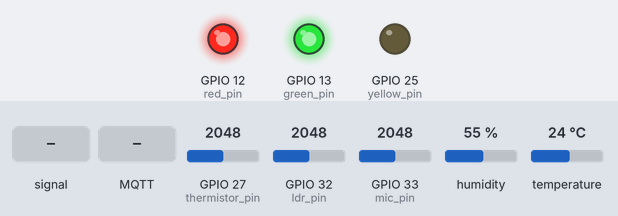
Bench run of a sketch on a simulated ESP32. Parts: output pins drawn as LEDs (lit = HIGH). Dashed ring = blinking. Inputs (shaded band) come from the test bench; at power-on: temperature 24 °C, GPIO 33 (mic_pin) = 2048, GPIO 27 (thermistor_pin) = 2048, GPIO 32 (ldr_pin) = 2048, humidity 55 % (analog values on the 0–4095 scale). WiFi joins after 1.5 s; servers stay silent unless stated; no MQTT or app messages arrive unless stated; what the sketch prints to the serial monitor is not drawn.

Above: at 2.7 s.
2.8 s: GPIO 33 (mic_pin) fed a 200 Hz sine of ±327 counts around its level
At 3.48 s:
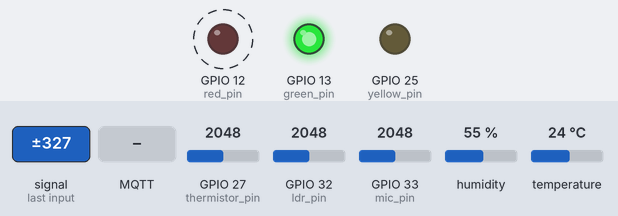
7.8 s: MQTT message "LDR=OFF" arrives on the first subscribed topic
At 11.4 s:
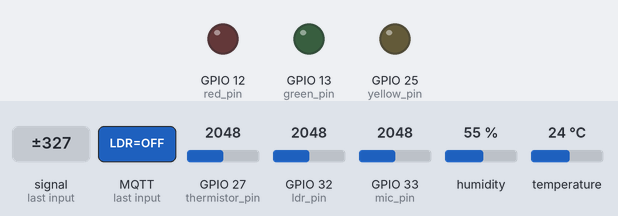
13.3 s: temperature set to 25.6 °C
At 14.8 s:
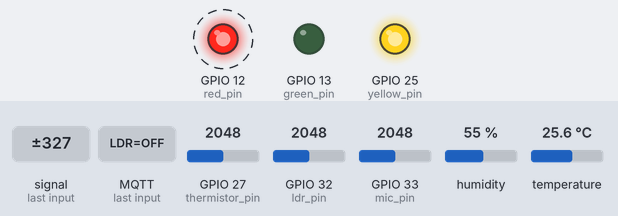
17.2 s: MQTT message "LDR=ON" arrives on the first subscribed topic
At 18.4 s:
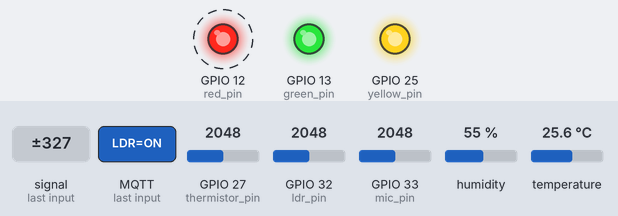
20.7 s: GPIO 33 (mic_pin) set to 2866
23.4 s: GPIO 33 (mic_pin) set to 2072
24.9 s: GPIO 33 (mic_pin) set to 1925
At 26.2 s:
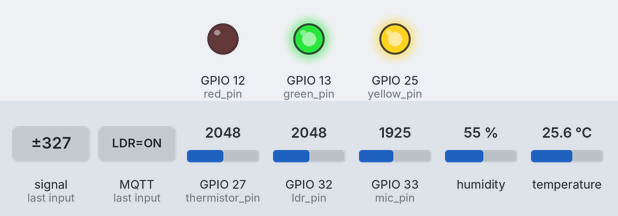
Timing chart, 0 to 27.4 s (numbered marks = the images above; inputs shaded):
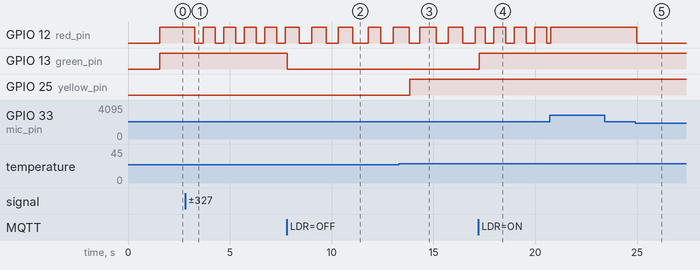

Measured:
- the behaviour switches between 25 and 25.1 °C on temperature (found by bisection; images 2 and 3)
- the behaviour switches between 2000 and 1999 on GPIO 33 (mic_pin) (found by bisection; images 4 and 5)
- after the input at 2.8 s, GPIO 12 (red_pin): alternates HIGH for 0.60 s and LOW for 0.41 s, starting after 0.48 s
- after the input at 7.8 s, GPIO 13 (green_pin): HIGH → LOW at once
- after the input at 13.3 s, GPIO 25 (yellow_pin): LOW → HIGH after 0.52 s
- after the input at 17.2 s, GPIO 13 (green_pin): LOW → HIGH at once
- after the input at 23.4 s, every drawn part: stays the same
- after the input at 24.9 s, GPIO 12 (red_pin): HIGH → LOW after 0.08 s

The sketch:

Assigment_A.ino
```cpp
// Author Yurdaer Dalkic & Hadi Deknache
#include <analogWrite.h>
#include <WiFi.h>
#include <PubSubClient.h>
#include <math.h>
#include "DHT.h"


#define DHTPIN 22       // Digital pin connected to the DHT sensor
#define DHTTYPE DHT22   // DHT 22

// Digital and analag pins connected to the LED's and Sensors
const int red_pin = 12;
const int green_pin = 13;
const int yellow_pin = 25;
const int ldr_pin = 32;
const int thermistor_pin = 27;
const int mic_pin = 33;

// Values and variables for thermistor
float r1 = 10000;
float logRt, T, Tc, Tf;
float c1 = 1.009249522e-03, c2 = 2.378405444e-04, c3 = 2.019202697e-07;

const int room_temp_limit = 25; // room tempratue constant

int ldr_values         = 0; //variable to store the value coming from the LDR sensor
int noise_values       = 0; //variable to store the value coming from the microphone sensor
double temp_value_C    = 0; //variable to store the value coming from the temperature sensor Celcius
double temp_value_F    = 0; //variable to store the value coming from the temperature sensor Fahrenheit
double humid_value     = 0; //variable to store the value coming from the temperature sensor
float thermistor_value = 0; //variable to store the value coming from the temperature sensor (NTC)

/*Boolean for enabling/disabling sensor reading*/
bool LDR   = true;
bool NOISE = true;
bool TEMP  = true;
bool HUMID = true;

/*Configurations of WiFi and MQTT service*/
const char* password      = "12345678";
const char* ssid          = "Hadi Deknache";
const char* mqtt_server   = "m23.cloudmqtt.com";
const int mqtt_port       = 10941;
const char* mqtt_user     = "dqaqegod";
const char* mqtt_password = "JVPMD0qw7ij4";
char* inTopic             = "SensorIn";
char* outTopic            = "SensorOut";
char* helloMsg            = "Sensor is online";

char msg[100];
String sMsg  = "";
int freq     = 30; // Data transmition rate
int loopTime = 0;

WiFiClient espClient;
PubSubClient client(espClient);


DHT dht(DHTPIN, DHTTYPE); // Initialize DHT sensor


void setup() {
  Serial.begin(9600); //sets serial port for communication
  setup_wifi();

  analogReadResolution(10);
  analogWriteResolution(10);
  pinMode(mic_pin, INPUT);
  pinMode(red_pin, OUTPUT);
  pinMode(green_pin, OUTPUT);
  pinMode(yellow_pin, OUTPUT);
  pinMode(ldr_pin, INPUT);
  pinMode(thermistor_pin, INPUT);
  dht.begin();
  client.setServer(mqtt_server, mqtt_port);
  client.connect("ESP32Client", mqtt_user, mqtt_password);
  client.setCallback(callback);
  client.publish(outTopic, "Ready");
  client.subscribe(inTopic);
}

void loop() {
  if (!client.connected()) {
    reconnect();
  }
  client.loop();
  sMsg = "";

  if (LDR) {
    ldr_values = ReadLDR();
    if (ldr_values < 800) {
      digitalWrite(green_pin, HIGH );
    }
    else {
      digitalWrite(green_pin, LOW );
    }

    sMsg = "LDR Value:" + String(ldr_values) ;
  }

  if (NOISE) {
    noise_values = ReadMIC();
    if (noise_values < 500) {
      digitalWrite(red_pin, LOW);
    }
    else {
      digitalWrite(red_pin, HIGH);
    }
    sMsg += " , MIC Value:" + String(noise_values);
  }

  if (TEMP || HUMID) {

    if (ReadTempHum()) {
      if ( temp_value_C > room_temp_limit) {
        digitalWrite(yellow_pin, HIGH);
      }
      else {
        digitalWrite(yellow_pin, LOW);
      }
    }
    if (TEMP) {
      thermistor_value = CalculateThermistor(analogRead(thermistor_pin));
      sMsg += " , Temperature Value:" + String(temp_value_C) ;
    }
    if (HUMID) {
      sMsg += " , Humidity :" + String(humid_value);

    }
  }
  sMsg.toCharArray(msg, 100);


  /*Serial.print("LDR values :");
    Serial.println(ldr_values);
    Serial.print("NOISE values :");
    Serial.println(noise_values);
    Serial.print("Temprature value Celcius :");
    Serial.println(temp_value_C);
    Serial.print("Temprature value Fahrenheit :");
    Serial.println(temp_value_F);
    Serial.print("Humidity value  :");
    Serial.println(humid_value);
    Serial.print("Temprature value Celcius :");
    Serial.println(temp_value_C);*/
  /*if ( thermistor_value > room_temp_limit) {
    digitalWrite(yellow_pin, HIGH);
  }
  else {
    digitalWrite(yellow_pin, LOW);
  }*/

  delay(100);
  loopTime++;
  if (loopTime == 100) {
    client.publish(outTopic, msg);
    Serial.print("LDR values :");
    Serial.println(ldr_values);
    Serial.print("NOISE values :");
    Serial.println(noise_values);
    Serial.print("Temprature value Celcius :");
    Serial.println(temp_value_C);
    Serial.print("Temprature value Fahrenheit :");
    Serial.println(temp_value_F);
    Serial.print("Humidity value  :");
    Serial.println(humid_value);
    Serial.print("Temprature value ntc Celcius :");
    Serial.println(thermistor_value);
    Serial.println(msg);
    loopTime = 0;
  }
}

/**
   This method calclates the temprature value based on Stein-hart equation.

*/
float CalculateThermistor(int AnalogValue) {
  logRt = log((r1 * ((1024.0 / AnalogValue)) - 1)); //Vout= (Vin * Rt) / (R + Rt) ==> Rt = R (Vin/Vout) – 1 ==> T=1/(c1+c2*logRt+c3*logRt*logRt*logRt)
  T = (1.0 / (c1 + c2 * logRt + c3 * logRt * logRt * logRt)); // We get the temperature value in Kelvin from this Stein-Hart equation
  Tc = T - 273.15;                     // Convert Kelvin to Celsius
  Tf = (Tc * 1.8) + 32.0;              // Convert Kelvin to Fahrenheit
  //Serial.print("NTC Celcius :");
  //Serial.println(AnalogValue);
  return Tc;
}

/**
   This method reads value comming rom LDR sensor
*/
int ReadLDR() {
  return analogRead(ldr_pin);
}

/**
   This method reads value coming from Sound/audio sensor
*/
int ReadMIC() {
  return analogRead(mic_pin);
}

/**
   This method reads the temprature and humidity values coming from DHT22 sensor
*/
bool ReadTempHum() {
  // Read humidity
  float h = dht.readHumidity();
  // Read temperature as Celsius
  float t = dht.readTemperature();
  // Read temperature as Fahrenheit
  float f = dht.readTemperature(true);
  // Check if any reads failed.
  if (isnan(h) || isnan(t) || isnan(f)) {
    //Serial.println(F("Failed to read from DHT sensor!"));
    return false;
  }
  else {
    temp_value_C = t;
    temp_value_F = f;
    humid_value = h;
    return true;
  }
}

/**
   This method does all configuration for WiFi and establish a connection to the WiFi network.
*/
void setup_wifi() {
  delay(10);
  // We start by connecting to a WiFi network
  Serial.println();
  Serial.print("Connecting to ");
  Serial.println(ssid);

  WiFi.begin(ssid, password);

  /*
     Loop until we are connected to the network
  */
  while (WiFi.status() != WL_CONNECTED) {
    delay(500);
    Serial.print(".");
  }
  Serial.println("");
  Serial.println("WiFi connected");
  Serial.println("IP address: ");
  Serial.println(WiFi.localIP());
}

/**
   This method checks to MQTT connection and try to re-connect to the MQTT server if the connection is down
*/
void reconnect() {
  // Loop until we're reconnected
  while (!client.connected()) {
    Serial.print("Attempting MQTT connection...");
    // Attempt to connect
    if (client.connect("ESP32Client", mqtt_user, mqtt_password)) {
      Serial.println("connected");
      // Once connected, publish an announcement...
      client.publish(outTopic, helloMsg);
      // ... and resubscribe
      client.subscribe(inTopic);
    } else {
      Serial.print("failed, rc=");
      Serial.print(client.state());
      Serial.println(" try again in 5 seconds");
      // Wait 5 seconds before retrying
      delay(5000);
    }
  }
}

/**
   MQTT callback handles messages that are received
*/
void callback(char* topic, byte* message, unsigned int length) {
  Serial.print("Message arrived on topic: ");
  Serial.print(topic);
  Serial.print(". Message: ");
  String inMessage;
  for (int i = 0; i < length; i++) {
    Serial.print((char)message[i]);
    inMessage += (char)message[i];
  }
  Serial.println();

  if (inMessage == "LDR=ON") {
    Serial.println(inMessage);
    LDR = true;
  }
  else if (inMessage.equals("LDR=OFF")) {
    LDR = false;
    digitalWrite(green_pin, LOW );
  }
  else if (inMessage == "NOISE=ON") {
    NOISE = true;
  }
  else if (inMessage == "NOISE=OFF") {
    Serial.println(inMessage);
    NOISE = false;
    digitalWrite(red_pin, LOW);
  }
  else if (inMessage == "TEMP=ON") {
    TEMP = true;
  }
  else if (inMessage == "TEMP=OFF") {
    Serial.println(inMessage);
    TEMP = false;
    digitalWrite(yellow_pin, LOW);
  }
  else if (inMessage == "HUMID=ON") {
    HUMID = true;
  }
  else if (inMessage == "HUMID=OFF") {
    HUMID = false;
  }
  else if (inMessage == "ALL=OFF") {
    LDR = false;
    NOISE = false;
    TEMP = false;
    HUMID = false;
    digitalWrite(yellow_pin, LOW);
    digitalWrite(red_pin, LOW);
    digitalWrite(green_pin, LOW );
  }
  else if (inMessage == "ALL=ON") {
    LDR = true;
    NOISE = true;
    TEMP = true;
    HUMID = true;
  }


}
```
